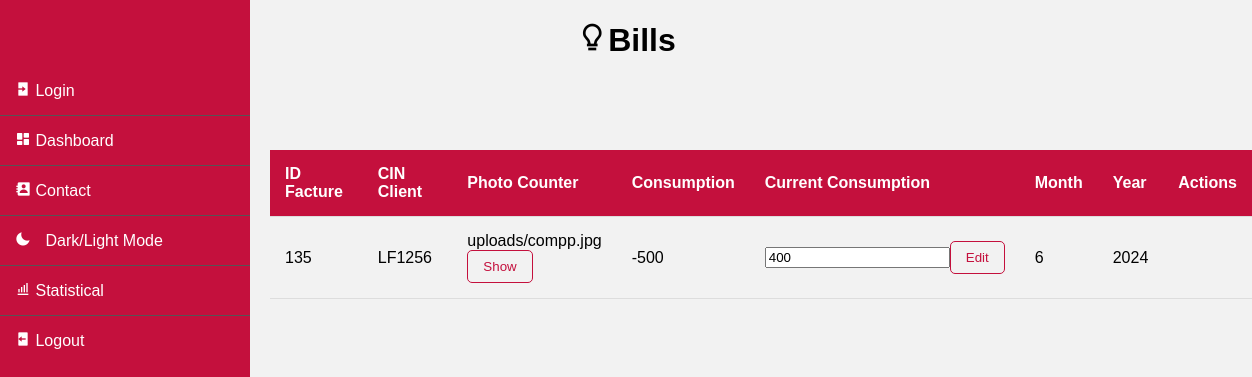
/treatConsommation.php, run on the app's committed database.
### tables this page shows
CREATE TABLE `facture` (
  `ID_FACTURE` int(11) NOT NULL,
  `CIN_CL` varchar(255) DEFAULT NULL,
  `PHOTO_COMPTEUR` varchar(255) DEFAULT NULL,
  `CONSOMMATION` float DEFAULT NULL,
  `ANOMALIE` int(11) DEFAULT NULL,
  `CONS_ACT` float DEFAULT NULL,
  `CONS_ANC` float NOT NULL,
  `PRIX_HT` float DEFAULT NULL,
  `PRIX_TTC` float DEFAULT NULL,
  `STATUS` varchar(255) DEFAULT NULL,
  `ANNEE` int(11) DEFAULT year(curdate()),
  `MOIS` varchar(15) DEFAULT NULL,
  `ADDRESS` varchar(255) DEFAULT NULL
);

### treatConsommation.php (the view, shortened to what this page needs)
<?php
include_once("db_connect.php");
$query = "SELECT ID_FACTURE, CIN_CL, PHOTO_COMPTEUR, CONSOMMATION, CONS_ACT, ANNEE, MOIS FROM FACTURE WHERE ANOMALIE = '1'";
$result = mysqli_query($con, $query);
?>
<!DOCTYPE html>
<html lang="en">
<head>
    <link href='https://unpkg.com/boxicons@2.1.4/css/boxicons.min.css' rel='stylesheet'>
</head>
<body>
    <h1><i class='bx bx-bulb'></i>Bills</h1>
    <header class="header">
        <div class="sidebar">
            <nav class="main-menu">
                <div class="scrollbar" id="style-1">
                    <ul>
                        <li>
                            <a href="login.php">
                            <i class='bx bxs-log-in' ></i>
                                <span class="nav-text">Login</span>
                            </a>
                        </li>
                        <li>
                            <a href="fournisseurDashboard.php">
                            <i class='bx bxs-dashboard' ></i>
                                <span class="nav-text">Dashboard</span>
                            </a>
                        </li>
                        <li>
                            <a href="#">
                            <i class='bx bxs-contact'></i>
                                <span class="nav-text">Contact</span>
                            </a>
                        </li>
                        <li>
                            <a href="#" id="dark-light-mode" onclick="toggleDarkLight()">
                                <i class='bx bxs-moon'></i>
                                <span class="nav-text">Dark/Light Mode</span>
                            </a>
                        </li>
                        <li>
                            <a href="statistic.php">
                            <i class='bx bx-bar-chart-alt'></i>
                                <span class="nav-text">Statistical</span>
                            </a>
                        </li>
                        <li>
                            <a href="logout.php">
                            <i class='bx bxs-log-out'></i>
                                <span class="nav-text">Logout</span>
                            </a>
                        </li>
                    </ul>
                </div>
            </nav>
        </div>
    </header>
    <form action="treatConsommation.php" method="post" class="search-bar">
        <button type="submit"><i class='bx bx-search-alt'></i></button>
    </form>
    <table>
    <thead>
            <tr>
                <th>ID Facture</th>
                <th>CIN Client</th>
                <th>Photo Counter</th>
                <th>Consumption</th>
                <th>Current Consumption</th>
                <th>Month</th>
                <th>Year</th>
                <th>Actions</th>
            </tr>
        </thead>
        <tbody>
    <?php while ($row = mysqli_fetch_assoc($result)) { ?>
        <tr>
            <td><?php echo $row['ID_FACTURE']; ?></td>
            <td><?php echo $row['CIN_CL']; ?></td>
            <td>
                <?php
                    $photoCompteurPath = $row['PHOTO_COMPTEUR'];
                    if (!empty($photoCompteurPath)) {
                        echo $photoCompteurPath;
                ?>
                <form action="show_picture_compteur.php" method="post">
                    <button type="submit" >Show</button>
                </form>
                <?php
                    } else {
                        echo "No photos available";
                    }
                ?>
            </td>
            <td><?php echo $row['CONSOMMATION']; ?></td>
            <td>
                <form action="treatConsommation.php" method="post">
                    <input type="number" name="nouvelle_cons_act" value="<?php echo $row['CONS_ACT']; ?>">
                    <button type="submit" name="update_cons_act">Edit</button>
                </form>
            </td>
            <td><?php echo $row['MOIS']; ?></td>
            <td><?php echo $row['ANNEE']; ?></td>
            <td>
            </td>
        </tr>
    <?php } ?>
</tbody>
    </table>
</body>
</html>

### treatConsommation.php (style rules this page uses)
body { font-family: Arial, sans-serif; background-color: #f2f2f2; margin: 0; padding: 0; }
h1 { text-align: center; margin-bottom: 20px; }
.sidebar { position: fixed; top: 0; left: 0; width: 250px; height: 100vh; background-color: #333; padding-top: 50px; transition: left 0.3s ease; background-color: #c4103d; transition: left 0.3s ease, transform 0.3s ease; transform: perspective(800px); }
.sidebar ul { list-style-type: none; padding: 0; }
.sidebar ul li { padding: 15px; border-bottom: 1px solid #555; transition: background-color 0.3s ease; transform-style: preserve-3d; }
.sidebar ul li:last-child { border-bottom: none; }
.sidebar ul li a { color: #fff; text-decoration: none; transition: color 0.3s ease; }
table { width: auto; table-layout: auto; border-collapse: collapse; margin-top: 50px; margin-left: 270px; }
th, td { padding: 15px; text-align: left; border-bottom: 1px solid #ddd; }
th { background-color: #c4103d; color: white; }
a { color: #c4103d; text-decoration: none; }
td form { display: flex; align-items: center; }
td button[type="submit"] { background-color: transparent; color: #c4103d; border: 1px solid #c4103d; padding: 8px 15px; border-radius: 5px; cursor: pointer; transition: background-color 0.3s, color 0.3s; }
#dark-light-mode { color: #fff; text-decoration: none; transition: color 0.3s ease; }
#dark-light-mode i { margin-right: 10px; }

### data on the page
facture: ID_FACTURE "135", CIN_CL "LF1256", PHOTO_COMPTEUR "uploads/compp.jpg", CONSOMMATION "-500", nouvelle_cons_act "400", MOIS "6", ANNEE "2024"
